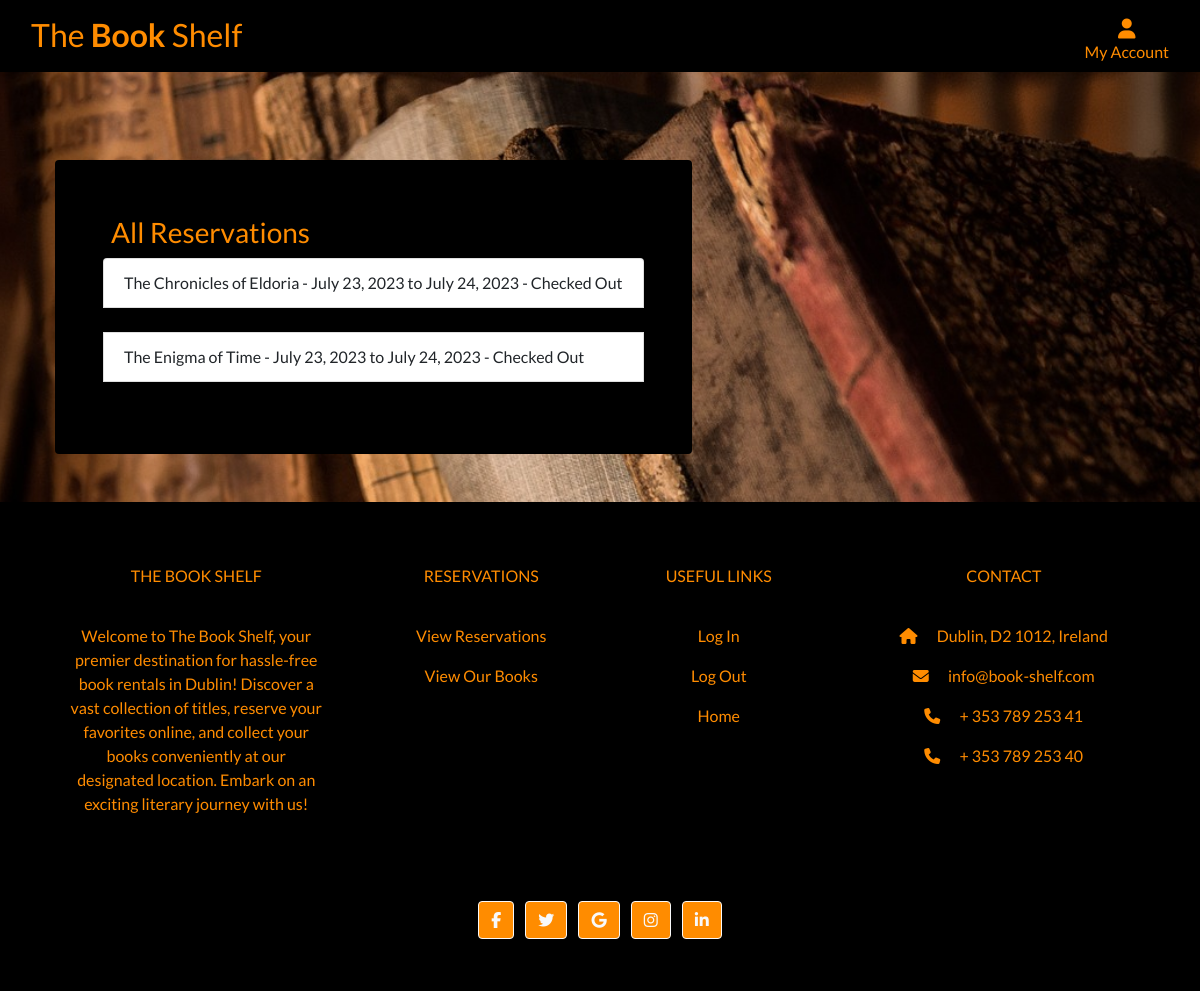
The app's page /rental/all_reservations/ (signed in) with its own data.
### rental/models.py (models this page shows, shortened)
class Reservation(models.Model):
    book = models.ForeignKey(Book, on_delete=models.CASCADE)
    user = models.ForeignKey(User, on_delete=models.CASCADE)
    start_date = models.DateField()
    end_date = models.DateField()
    is_checked_out = models.BooleanField(default=False)

class Book(models.Model):
    title = models.CharField(max_length=200)
    author = models.CharField(max_length=100)
    description = models.TextField()
    image = models.ImageField(blank=True, null=True)

### rental/views.py (the view)
# urls.py: path('all_reservations/', views.all_reservations, name='all_reservations'),
@login_required
def all_reservations(request):
    user = request.user
    reservations = Reservation.objects.filter(user=user)
    return render(request, 'rental/all_reservations.html', {'reservations': reservations})

### rental/templates/rental/all_reservations.html
{% extends 'base.html' %}
{% block content %}
<div class="container header-container ">
    <div class="black-bg rounded p-5">
        <h3 class="orange-text m-2">All Reservations</h3>
        <ul class="list-group">
            {% for reservation in reservations %}
                <li class="list-group-item">
                    {{ reservation.book.title }} - {{ reservation.start_date }} to {{ reservation.end_date }}
                    - {% if reservation.is_checked_out %}Checked Out{% else %}Not Checked Out{% endif %}
                </li><br>
            {% empty %}
                <li class="list-group-item ">You have no reservations.</li>
            {% endfor %}
        </ul>
    </div>
</div>
{% endblock %}

### static/css/base.css (style rules this page uses)
html { height: 100%; }
body { background: url('/media/homepage_background.jpg') no-repeat center center; background-color: black; background-size: cover; height: calc(100vh - 150px); font-family: 'Lato'; }
.black-bg { background-color: rgb(0, 0, 0); border-radius: 10px; width: fit-content; margin: 10px; padding: 10px; }
.nav-text, .orange-text { color: rgb(255, 140, 0); }
.header-container { padding-top: 150px; }

### records on screen
Reservation: book "The Chronicles of Eldoria", start_date "July 23, 2023", end_date "July 24, 2023", is_checked_out "Checked Out"
Reservation: book "The Enigma of Time", start_date "July 23, 2023", end_date "July 24, 2023", is_checked_out "Checked Out"
